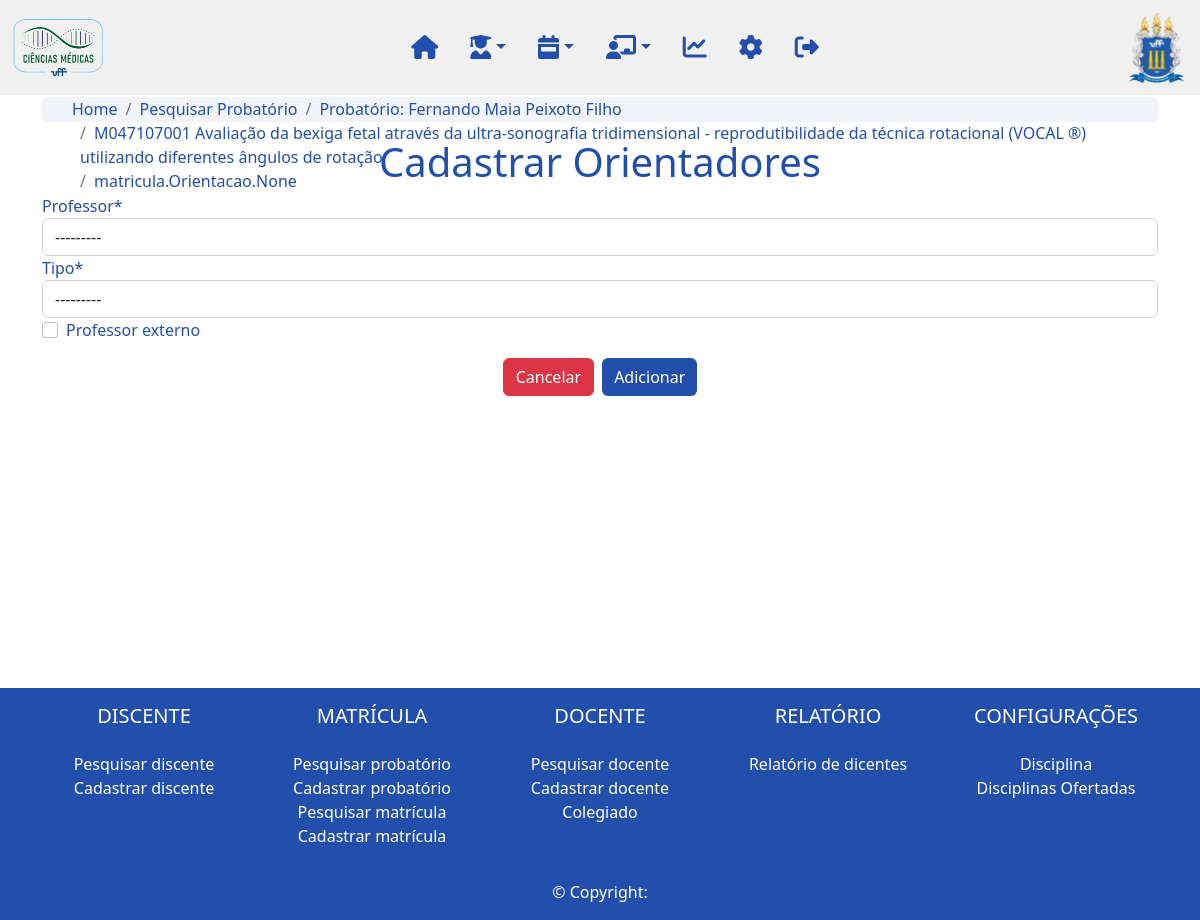
/matricula/probatorio/1/1/cadastra_orientacao, run on the app's committed database.
### matricula/models.py (models this page shows, shortened)
class Probatorio(models.Model):
    data_inscricao = models.DateField(verbose_name='Data da inscrição:')
    nota = models.OneToOneField(Nota, on_delete=models.DO_NOTHING, related_name='probatorio_nota', null=True, verbose_name='Nota:')
    aluno = models.OneToOneField(Aluno, on_delete=models.CASCADE, related_name='probatorio_aluno', verbose_name='Aluno:')
    grau = models.ForeignKey(Grau, on_delete=models.CASCADE, related_name='probatorio_grau', verbose_name='Grau de Aplicação:')
    nota_selecao = models.FloatField(validators=[MaxValueValidator(100),MinValueValidator(0)])
    data_limite = models.DateField()
    probatorio = models.BooleanField(default=True)
    linha_pesquisa = models.ForeignKey(LinhaPesquisa, on_delete=models.DO_NOTHING, null=True, blank=True)
    slug = models.SlugField(max_length=250, unique_for_date='dt_cadastro')
    updated = models.DateTimeField(auto_now=True)
    dt_cadastro = models.DateTimeField(auto_now=True)
    cadastrado_por = models.ForeignKey(User, on_delete=models.DO_NOTHING, related_name='probatorio_cadastrado_por')
    def __str__(self):
        return self.aluno.nome

class TrabalhoFinal(models.Model):
    titulo = models.CharField(max_length=200)
    resumo = models.TextField()
    diploma = models.BooleanField(null=True, blank=True)
    dt_diploma = models.DateField(null=True, blank=True)
    matricula = models.OneToOneField(Matricula, on_delete=models.CASCADE, null=True, related_name="matricula_trabalho_final")
    probatorio = models.OneToOneField(Probatorio, on_delete=models.CASCADE, null=True, related_name="probatorio_trabalho_final")
    versao_final = models.OneToOneField(VersaoFinal, on_delete=models.DO_NOTHING, null=True, related_name="versao_final_trabalho_final")
    nota = models.OneToOneField(Nota, on_delete=models.CASCADE, null=True, related_name="nota_trabalho_final")
    slug = models.SlugField(max_length=250, unique_for_date='dt_cadastro')
    dt_cadastro = models.DateTimeField(auto_now=True)
    updated = models.DateTimeField(auto_now=True)
    cadastrado_por = models.ForeignKey(User, on_delete=models.DO_NOTHING, related_name='trabalho_final_cadastrado_por')
    def __str__(self):
        return str(self.matricula.numero)+' '+str(self.titulo)
    class Meta:
        verbose_name_plural = "Trabalhos Finais"

class Matricula(models.Model):
    STATUS_CHOICES = (
        ('Ativo', 'Ativo'),
        ('Titulado', 'Titulado'),
        ('Jubilado', 'Jubilado'),
        ('Abandono', 'Abandono')
    )
    numero = models.CharField(max_length=10, verbose_name='Número:')
    probatorio = models.ForeignKey(Probatorio, on_delete=models.CASCADE, related_name='matricula_probatorio', verbose_name='Probatório:')
    dt_matricula = models.DateField(verbose_name="Data de Matrícula:")
    curso = models.ForeignKey(Curso, on_delete=models.DO_NOTHING, related_name="matricula_curso", null=True, blank=True, verbose_name='Curso:')
    requisita_bolsa = models.BooleanField(verbose_name='Requisita bolsa:')
    cotista = models.BooleanField(verbose_name='Cotista:')
    status = models.CharField(max_length=20, choices=STATUS_CHOICES, default=STATUS_CHOICES[0][0], verbose_name='Status:')
    linha_pesquisa = models.ForeignKey(LinhaPesquisa, on_delete=models.DO_NOTHING, null=True, blank=True)
    grau = models.ForeignKey(Grau, on_delete=models.CASCADE, related_name='matricula_grau', verbose_name='Grau de Aplicação:')
    slug = models.SlugField(max_length=250, unique_for_date='dt_cadastro')
    updated = models.DateTimeField(auto_now=True)
    dt_cadastro = models.DateTimeField(auto_now=True)
    cadastrado_por = models.ForeignKey(User, on_delete=models.DO_NOTHING, related_name='matricula_cadastrado_por')
    class Meta:
        verbose_name = "matricula"

### aluno/models.py (models this page shows, shortened)
class Aluno(models.Model):
    nome = models.CharField(max_length=200, verbose_name="Nome:")
    cpf = models.CharField(max_length=14, verbose_name='CPF:', blank=True)
    nome_pai = models.CharField(max_length=200, null=True, blank=True, verbose_name='Nome do pai:')
    nome_mae = models.CharField(max_length=200, null=True, blank=True, verbose_name="Nome da mãe:")
    naturalidade = models.ForeignKey(UnidadeFederativa, on_delete=models.CASCADE, null=True, blank=True, verbose_name="Naturalidade:")
    nacionalidade = models.CharField(max_length=100, null=True, blank=True, verbose_name="Nacionalidade:")
    dt_nascimento = models.DateField()
    estado_civil = models.ForeignKey(EstadoCivil, on_delete=models.CASCADE, null=True, blank=True, verbose_name="Estado civil:")
    identidade = models.CharField(max_length=12, verbose_name="Identidade:")
    identidade_uf = models.CharField(max_length=2, verbose_name="UF:")
    identidade_orgao = models.CharField(max_length=100, verbose_name="Orgão expedidor:")
    sexo = models.ForeignKey(Sexo, on_delete=models.CASCADE, null=True, blank=True, verbose_name="Sexo:")
    email = models.EmailField(null=True, blank=True, verbose_name="Email:")
    etnia = models.ForeignKey(Etnia, on_delete=models.CASCADE, blank=True, null=True, verbose_name="Raça/Etnia:")
    portador_deficiencia = models.BooleanField()
    portador_deficiencia_qual = models.CharField(max_length=200, verbose_name="Qual deficiência:*", blank=True, null=True)
    foto = models.ImageField(null=True, blank=True, upload_to='img')
    status = models.OneToOneField(Status, on_delete=models.CASCADE, related_name='aluno_status')
    endereco = models.OneToOneField(Endereco, on_delete=models.CASCADE, related_name='aluno_endereco', null=True)
    graduacao = models.OneToOneField(Graduacao, on_delete=models.CASCADE, related_name='aluno_graduacao', null=True)
    ensino_medio = models.OneToOneField(EnsinoMedio, on_delete=models.CASCADE, related_name='aluno_ensino_medio', null=True)
    titulacao = models.OneToOneField(Titulacao, on_delete=models.CASCADE, related_name='aluno_titulacao', null=True)
    trabalho = models.OneToOneField(Trabalho, on_delete=models.CASCADE, related_name='aluno_trabalho', null=True)
    residencia = models.OneToOneField(Residencia, on_delete=models.CASCADE, related_name='aluno_residencia', null=True)
    slug = models.SlugField(max_length=250, unique_for_date='dt_cadastro')
    updated = models.DateTimeField(auto_now=True)
    dt_cadastro = models.DateTimeField(auto_now=True)
    cadastrado_por = models.ForeignKey(User, on_delete=models.CASCADE, related_name='aluno_cadastrado_por')

### matricula/views.py (the view, shortened to what this page needs)
# urls.py: path('probatorio/<int:probatorio>/<int:trabalho_final>/cadastra_orientacao', cadastra_orientacao_probatorio, name='cadastra_orientacao_probatorio'),
def cadastra_orientacao_probatorio(request, probatorio, trabalho_final):
    probatorio = Probatorio.objects.get(slug=probatorio)
    form = OrientacaoForm()
    return render(request, 'cadastra_orientacao_probatorio.html', {'form': form, 'probatorio': probatorio, 'trabalho_final': probatorio.probatorio_trabalho_final, 'pagina': 'Cadastrar Orientadores'})

### matricula/forms.py
class OrientacaoForm(forms.ModelForm):
    class Meta:
        model = Orientacao
        fields = ['professor', 'tipo', 'professor_externo']

### professor/models.py (called while the page is built)
      def __str__(self):
            return  self.nome

### matricula/templates/cadastra_orientacao_probatorio.html (shortened to what this page needs)
{% extends "base.html" %}
{% load static %}
{% load crispy_forms_tags %}
{% block content %}
    {% include 'navbar.html' %}
    <div class="body container d-flex-inline justify-content-center mb-5">
        <nav aria-label="breadcrumb">
            <ol class="breadcrumb">
              <li class="breadcrumb-item"><a href="{% url 'home'%}">Home</a></li>
              <li class="breadcrumb-item"><a href="{% url 'matricula:lista_probatorio' %}">Pesquisar Probatório</a></li>
              <li class="breadcrumb-item"><a href="{% url 'matricula:detalhe_probatorio' probatorio.slug %}">Probatório: {{probatorio}}</a></li>
              <li class="breadcrumb-item" aria-current="page"><a href="{% url 'matricula:detalhe_trabalho_final_probatorio' probatorio.slug %}">{{trabalho_final}}</a></li>
              <li class="breadcrumb-item active" aria-current="page"><a href="{% url 'matricula:cadastra_orientacao_probatorio' probatorio.slug trabalho_final.slug %}">{{trabalho_final.orientacao_trabalho_final}}</a></li>
            </ol>
          </nav>
      <h1 class="text-center">{{pagina}}</h1>
      <form action="" method="POST" class="cadastro_form">
        {{form|crispy}}
        <div class="d-flex justify-content-center gap-2 m-3">
          <a class="btn btn-danger btn-group-sm" href="{% url 'matricula:detalhe_trabalho_final_probatorio' probatorio.slug %}">Cancelar</a>
          <input class="btn btn-primary btn-group-sm" type="submit" value="Adicionar">
        </div>
      </form>
    </div>
{% include 'footer.html' %}
{% endblock %}

### static/css/styles.css (style rules this page uses)
html { height:100% }
body { height: 100%; }
.body { position:relative; padding-top: 80pt; color: #224EAC; min-height: 80%; }
a { text-decoration: none; }
.btn-primary { background-color: #224EAC !important; border-style: none !important; }
.breadcrumb { margin-top: -10px; border-radius: 5px; background-color: #224EAC10; height: 25px; padding: 0px 30px; }
.breadcrumb a { color: #224EAC; }
.breadcrumb-item.active { font-weight: 500; }

### data on the page
Probatorio: aluno.nome "Fernando Maia Peixoto Filho"
TrabalhoFinal: matricula+titulo "M047107001 Avaliação da bexiga fetal através da ultra-sonografia tridimensional - reprodutibilidade da técnica rotacional (VOCAL ®) utilizando diferentes ângulos de rotação", orientacao_trabalho_final "matricula.Orientacao.None"

### other printed values
{{ pagina }} "Cadastrar Orientadores"
